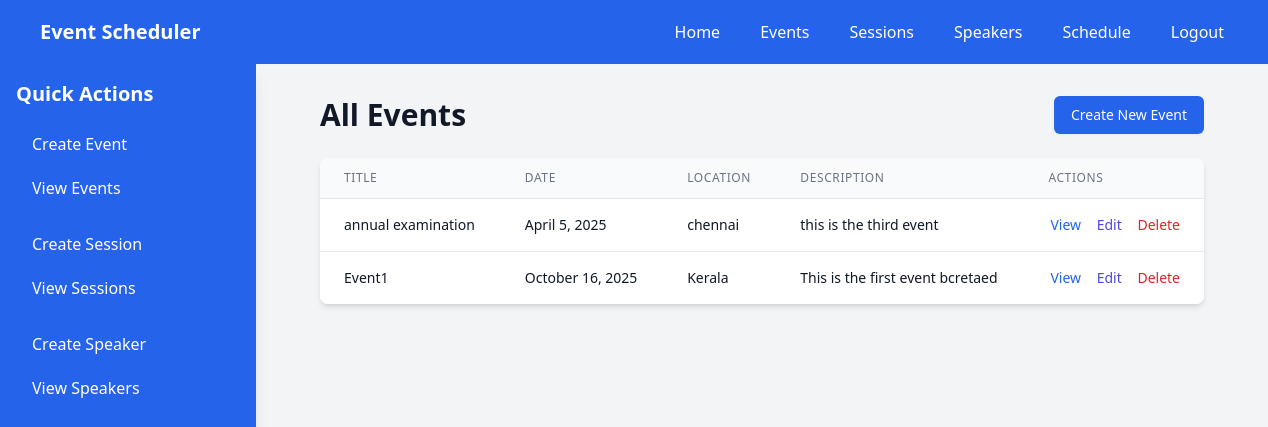
/events/ (signed in), run on the app's committed database.
### scheduler/models.py (models this page shows, shortened)
class Event(models.Model):
    title = models.CharField(max_length=200)
    description = models.TextField()
    start_date = models.DateField()
    location = models.CharField(max_length=200, null=True, blank=True)
    created_at = models.DateTimeField(auto_now_add=True)
    updated_at = models.DateTimeField(auto_now=True)

### scheduler/views.py (the view)
# urls.py: path('', auth_views.LoginView.as_view(template_name='scheduler/login.html', next_page='events'), name='default'),
@login_required
def events(request):
    events = Event.objects.all().order_by('-created_at')
    context = {
        'events': events,
    }
    return render(request, 'scheduler/events.html', context)

### scheduler/auth.py (called while the page is built)
    def get_user(self, user_id):
        UserModel = get_user_model()
        try:
            return UserModel.objects.get(pk=user_id)
        except UserModel.DoesNotExist:
            return None

### scheduler/templates/scheduler/events.html (shortened to what this page needs)
{% extends 'scheduler/base.html' %}
{% block content %}
<div class="max-w-7xl mx-auto px-4 sm:px-6 lg:px-8">
    <div class="flex flex-col sm:flex-row justify-between items-start sm:items-center gap-4 sm:gap-0 mb-6">
        <h1 class="text-2xl sm:text-3xl font-bold text-gray-900">All Events</h1>
        <a href="{% url 'create_event' %}" class="w-full sm:w-auto px-4 py-2 border border-transparent rounded-md shadow-sm text-sm font-medium text-white bg-blue-600 hover:bg-blue-700 focus:outline-none focus:ring-2 focus:ring-offset-2 focus:ring-blue-500 text-center">
            Create New Event
        </a>
    </div>
    <div class="bg-white shadow-md rounded-lg overflow-hidden">
        <div class="overflow-x-auto">
            <div class="inline-block min-w-full align-middle">
            <table class="min-w-full divide-y divide-gray-200 hidden lg:table">
                <thead class="bg-gray-50">
                    <tr>
                        <th class="px-6 py-3 text-left text-xs font-medium text-gray-500 uppercase tracking-wider">Title</th>
                        <th class="px-6 py-3 text-left text-xs font-medium text-gray-500 uppercase tracking-wider">Date</th>
                        <th class="px-6 py-3 text-left text-xs font-medium text-gray-500 uppercase tracking-wider">Location</th>
                        <th class="px-6 py-3 text-left text-xs font-medium text-gray-500 uppercase tracking-wider">Description</th>
                        <th class="px-6 py-3 text-left text-xs font-medium text-gray-500 uppercase tracking-wider">Actions</th>
                    </tr>
                </thead>
                <tbody class="bg-white divide-y divide-gray-200">
                    {% for event in events %}
                    <tr>
                        <td class="px-6 py-4 whitespace-nowrap">
                            <div class="text-sm font-medium text-gray-900">{{ event.title }}</div>
                        </td>
                        <td class="px-6 py-4 whitespace-nowrap">
                            <div class="text-sm text-gray-900">{{ event.start_date|date:"F j, Y" }}</div>
                        </td>
                        <td class="px-6 py-4 whitespace-nowrap">
                            <div class="text-sm text-gray-900">{{ event.location }}</div>
                        </td>
                        <td class="px-6 py-4 whitespace-nowrap">
                            <div class="text-sm text-gray-900">{{ event.description }}</div>
                        </td>
                        <td class="px-6 py-4 whitespace-nowrap text-right text-sm font-medium">
                            <a href="{% url 'view_event' event.id %}" class="text-blue-600 hover:text-blue-900 mr-3">View</a>
                            <a href="{% url 'edit_event' event.id %}" class="text-indigo-600 hover:text-indigo-900 mr-3">Edit</a>
                            <a href="{% url 'delete_event' event.id %}" class="text-red-600 hover:text-red-900" onclick="return confirm('Are you sure you want to delete this event?')">Delete</a>
                        </td>
                    </tr>
                    {% empty %}
                    <tr>
                        <td colspan="5" class="px-6 py-4 text-center text-gray-500">
                            No events available.
                        </td>
                    </tr>
                    {% endfor %}
                </tbody>
            </table>
            </div>
        </div>
    </div>
</div>
{% endblock %}

### data on the page
Event: title "annual examination", start_date "April 5, 2025", location "chennai", description "this is the third event"
Event: title "Event1", start_date "October 16, 2025", location "Kerala", description "This is the first event bcretaed"
